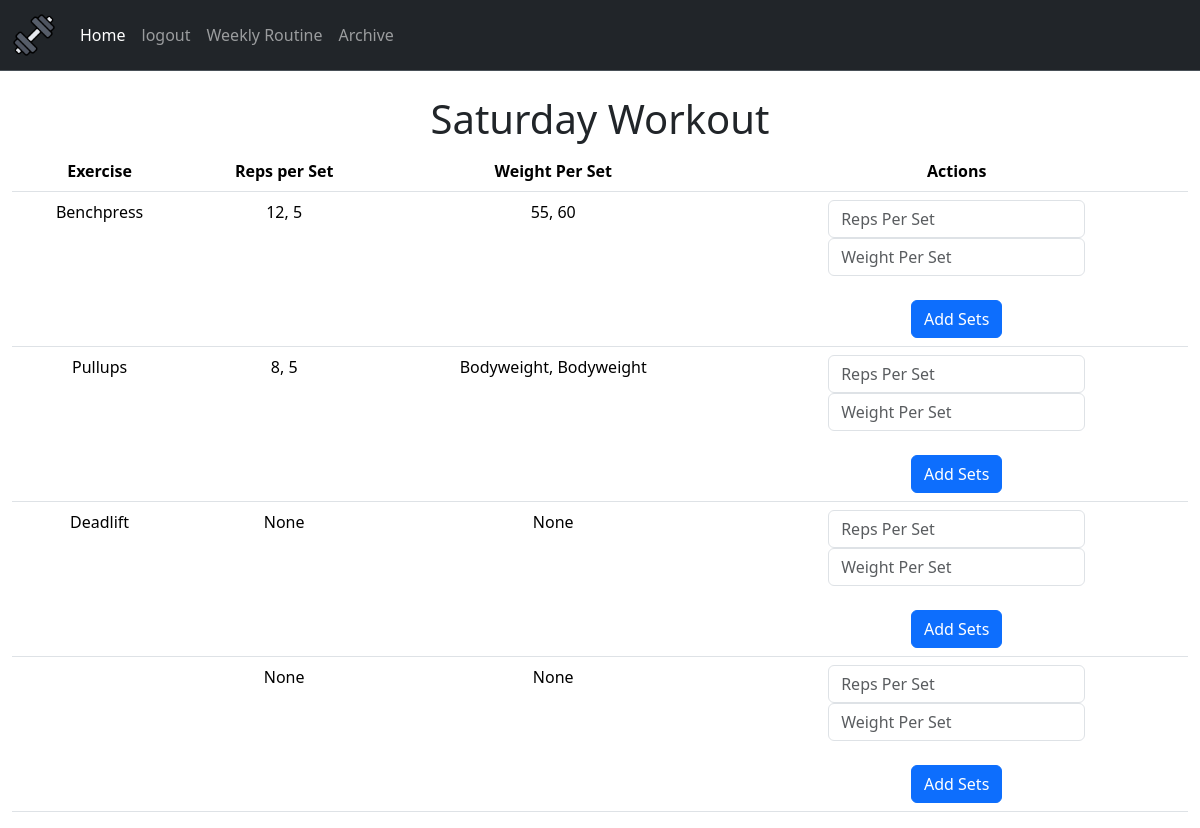
Screenshot of /workout/1 (signed in) with the database file from the repository.
### webapp/tables.py (models this page shows)
class Workout(db.Model):
    id = db.Column(db.Integer, primary_key = True)
    date = db.Column(db.DateTime(timezone=True), default = func.now())
    day = db.Column(db.String(12), nullable = False)
    user_id = db.Column(db.Integer, db.ForeignKey('user.id'))
    workout_number = db.Column(db.Integer, nullable=False, unique=False)

class Exercise(db.Model):
    id = db.Column(db.Integer, primary_key = True)
    name = db.Column(db.String(150), nullable = False,)
    sets = db.Column(db.String(150))
    weight = db.Column(db.String(150))
    workout_id = db.Column(db.Integer, db.ForeignKey('workout.id'))

### webapp/routes.py (the view)
@routes.route("/workout/<int:id>")
@login_required
def workout(id):
    workout_id = id
    user = db.session.query(Workout.user_id).filter_by(id = workout_id).scalar()
    if user is None:
        return redirect(url_for("routes.error"))
    elif user != current_user.id:
        return redirect(url_for("routes.error"))
    workout_day = db.session.query(Workout.day).filter_by(id = workout_id).scalar()
    exercises = db.session.query(Routine.exercise).filter_by(day = workout_day, user_id = current_user.id).all()
    exercises = [exercise[0] for exercise in exercises]
    for exercise in exercises:
        if db.session.query(Exercise).filter_by(name = exercise, workout_id = workout_id).scalar() is None:
            new_exercise = Exercise(name = exercise, workout_id = workout_id)
            db.session.add(new_exercise)
    db.session.commit()
    exercises = db.session.query(Exercise).filter_by(workout_id = workout_id).all()
    return render_template("workout.html", workout_day = workout_day, exercises = exercises, user = user, workoutId = workout_id)

### webapp/templates/workout.html (shortened to what this page needs)
{% extends "layout.html" %}
{% block main%}
<br />
<h1 id="Workout" style="text-align: center">{{ workout_day }} Workout</h1>
<div class="fs-6">
  <div class="container-fluid text-sm-center">
    <table class="table">
      <thead>
        <tr>
          <th scope="col">Exercise</th>
          <th scope="col">Reps per Set</th>
          <th scope="col">Weight Per Set</th>
          <th scope="col">Actions</th>
        </tr>
      </thead>
      {% for exercise in exercises %}
      <tr>
        <td>{{ exercise.name }}</td>
        <td>{{ exercise.sets }}</td>
        <td>{{ exercise.weight }}</td>
        <td>
          <form class="form" action="/addsets" method="post">
            <input
              class="form-control mx-auto w-auto"
              id="sets"
              name="sets"
              type="text"
              placeholder="Reps Per Set"
            />
            <input
              class="form-control mx-auto w-auto"
              id="weight "
              name="weight"
              type="text"
              placeholder="Weight Per Set"
            />
            <br />
            <button class="btn btn-primary mx-auto" id="set-submit" type="submit">
              Add Sets
            </button>
          </form>
        </td>
      </tr>
      {% endfor %}
    </table>
  </div>
</div>
{% endblock %}

### rows the page displays
Workout: day "Saturday"
Exercise: name "Benchpress", sets "12, 5", weight "55, 60"
Exercise: name "Pullups", sets "8, 5", weight "Bodyweight, Bodyweight"
Exercise: name "Deadlift", sets "None", weight "None"
Exercise: sets "None", weight "None"
